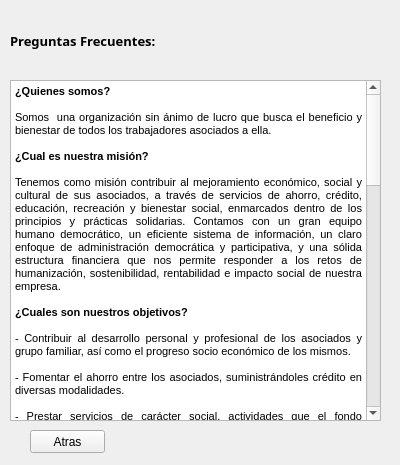
<?xml version="1.0" encoding="UTF-8"?>
<ui version="4.0">
 <class>faq</class>
 <widget class="QWidget" name="faq">
  <property name="geometry">
   <rect>
    <x>0</x>
    <y>0</y>
    <width>400</width>
    <height>465</height>
   </rect>
  </property>
  <property name="windowTitle">
   <string>FondoTrabajadoresUnidos(Asociados)</string>
  </property>
  <widget class="QTextEdit" name="textEdit">
   <property name="geometry">
    <rect>
     <x>10</x>
     <y>80</y>
     <width>371</width>
     <height>341</height>
    </rect>
   </property>
   <property name="readOnly">
    <bool>true</bool>
   </property>
   <property name="html">
    <string>&lt;!DOCTYPE HTML PUBLIC &quot;-//W3C//DTD HTML 4.0//EN&quot; &quot;http://www.w3.org/TR/REC-html40/strict.dtd&quot;&gt;
&lt;html&gt;&lt;head&gt;&lt;meta name=&quot;qrichtext&quot; content=&quot;1&quot; /&gt;&lt;style type=&quot;text/css&quot;&gt;
p, li { white-space: pre-wrap; }
&lt;/style&gt;&lt;/head&gt;&lt;body style=&quot; font-family:'MS Shell Dlg 2'; font-size:8.25pt; font-weight:400; font-style:normal;&quot;&gt;
&lt;p align=&quot;justify&quot; style=&quot; margin-top:0px; margin-bottom:0px; margin-left:0px; margin-right:0px; -qt-block-indent:0; text-indent:0px;&quot;&gt;&lt;span style=&quot; font-weight:600;&quot;&gt;¿Quienes somos?&lt;/span&gt;&lt;/p&gt;
&lt;p align=&quot;justify&quot; style=&quot;-qt-paragraph-type:empty; margin-top:0px; margin-bottom:0px; margin-left:0px; margin-right:0px; -qt-block-indent:0; text-indent:0px;&quot;&gt;&lt;br /&gt;&lt;/p&gt;
&lt;p align=&quot;justify&quot; style=&quot; margin-top:0px; margin-bottom:0px; margin-left:0px; margin-right:0px; -qt-block-indent:0; text-indent:0px;&quot;&gt;Somos  una organización sin ánimo de lucro que busca el beneficio y bienestar de todos los trabajadores asociados a ella.&lt;/p&gt;
&lt;p align=&quot;justify&quot; style=&quot;-qt-paragraph-type:empty; margin-top:0px; margin-bottom:0px; margin-left:0px; margin-right:0px; -qt-block-indent:0; text-indent:0px;&quot;&gt;&lt;br /&gt;&lt;/p&gt;
&lt;p align=&quot;justify&quot; style=&quot; margin-top:0px; margin-bottom:0px; margin-left:0px; margin-right:0px; -qt-block-indent:0; text-indent:0px;&quot;&gt;&lt;span style=&quot; font-weight:600;&quot;&gt;¿Cual es nuestra misión?&lt;/span&gt;&lt;/p&gt;
&lt;p align=&quot;justify&quot; style=&quot;-qt-paragraph-type:empty; margin-top:0px; margin-bottom:0px; margin-left:0px; margin-right:0px; -qt-block-indent:0; text-indent:0px; font-weight:600;&quot;&gt;&lt;br /&gt;&lt;/p&gt;
&lt;p align=&quot;justify&quot; style=&quot; margin-top:0px; margin-bottom:0px; margin-left:0px; margin-right:0px; -qt-block-indent:0; text-indent:0px;&quot;&gt;Tenemos como misión contribuir al mejoramiento económico, social y cultural de sus asociados, a través de servicios de ahorro, crédito, educación, recreación y bienestar social, enmarcados dentro de los principios y prácticas solidarias. Contamos con un gran equipo humano democrático, un eficiente sistema de información, un claro enfoque de administración democrática y participativa, y una sólida estructura financiera que nos permite responder a los retos de humanización, sostenibilidad, rentabilidad e impacto social de nuestra empresa.&lt;/p&gt;
&lt;p align=&quot;justify&quot; style=&quot;-qt-paragraph-type:empty; margin-top:0px; margin-bottom:0px; margin-left:0px; margin-right:0px; -qt-block-indent:0; text-indent:0px;&quot;&gt;&lt;br /&gt;&lt;/p&gt;
&lt;p align=&quot;justify&quot; style=&quot; margin-top:0px; margin-bottom:0px; margin-left:0px; margin-right:0px; -qt-block-indent:0; text-indent:0px;&quot;&gt;&lt;span style=&quot; font-weight:600;&quot;&gt;¿Cuales son nuestros objetivos?&lt;/span&gt;&lt;/p&gt;
&lt;p align=&quot;justify&quot; style=&quot;-qt-paragraph-type:empty; margin-top:0px; margin-bottom:0px; margin-left:0px; margin-right:0px; -qt-block-indent:0; text-indent:0px; font-weight:600;&quot;&gt;&lt;br /&gt;&lt;/p&gt;
&lt;p align=&quot;justify&quot; style=&quot; margin-top:0px; margin-bottom:0px; margin-left:0px; margin-right:0px; -qt-block-indent:0; text-indent:0px;&quot;&gt;- Contribuir al desarrollo personal y profesional de los asociados y grupo familiar, así como el progreso socio económico de los mismos.&lt;/p&gt;
&lt;p align=&quot;justify&quot; style=&quot;-qt-paragraph-type:empty; margin-top:0px; margin-bottom:0px; margin-left:0px; margin-right:0px; -qt-block-indent:0; text-indent:0px;&quot;&gt;&lt;br /&gt;&lt;/p&gt;
&lt;p align=&quot;justify&quot; style=&quot; margin-top:0px; margin-bottom:0px; margin-left:0px; margin-right:0px; -qt-block-indent:0; text-indent:0px;&quot;&gt;- Fomentar el ahorro entre los asociados, suministrándoles crédito en diversas modalidades.&lt;/p&gt;
&lt;p align=&quot;justify&quot; style=&quot;-qt-paragraph-type:empty; margin-top:0px; margin-bottom:0px; margin-left:0px; margin-right:0px; -qt-block-indent:0; text-indent:0px;&quot;&gt;&lt;br /&gt;&lt;/p&gt;
&lt;p align=&quot;justify&quot; style=&quot; margin-top:0px; margin-bottom:0px; margin-left:0px; margin-right:0px; -qt-block-indent:0; text-indent:0px;&quot;&gt;- Prestar servicios de carácter social, actividades que el fondo cumplirá sin ánimo de lucro.&lt;/p&gt;
&lt;p align=&quot;justify&quot; style=&quot;-qt-paragraph-type:empty; margin-top:0px; margin-bottom:0px; margin-left:0px; margin-right:0px; -qt-block-indent:0; text-indent:0px;&quot;&gt;&lt;br /&gt;&lt;/p&gt;
&lt;p align=&quot;justify&quot; style=&quot; margin-top:0px; margin-bottom:0px; margin-left:0px; margin-right:0px; -qt-block-indent:0; text-indent:0px;&quot;&gt;- Desarrollar programas para el bienestar personal y familiar de los asociados, en campos tales como la salud, vivienda, consumo, educación, recreación, seguridad social, desarrollo profesional, deportes y estímulo al ahorro.&lt;/p&gt;
&lt;p align=&quot;justify&quot; style=&quot;-qt-paragraph-type:empty; margin-top:0px; margin-bottom:0px; margin-left:0px; margin-right:0px; -qt-block-indent:0; text-indent:0px;&quot;&gt;&lt;br /&gt;&lt;/p&gt;
&lt;p align=&quot;justify&quot; style=&quot;-qt-paragraph-type:empty; margin-top:0px; margin-bottom:0px; margin-left:0px; margin-right:0px; -qt-block-indent:0; text-indent:0px; font-weight:600;&quot;&gt;&lt;br /&gt;&lt;/p&gt;
&lt;p align=&quot;justify&quot; style=&quot;-qt-paragraph-type:empty; margin-top:0px; margin-bottom:0px; margin-left:0px; margin-right:0px; -qt-block-indent:0; text-indent:0px;&quot;&gt;&lt;br /&gt;&lt;/p&gt;
&lt;p align=&quot;justify&quot; style=&quot; margin-top:0px; margin-bottom:0px; margin-left:0px; margin-right:0px; -qt-block-indent:0; text-indent:0px;&quot;&gt;&lt;span style=&quot; font-weight:600;&quot;&gt;Servicios que presta el fondo:&lt;/span&gt;&lt;/p&gt;
&lt;p align=&quot;justify&quot; style=&quot;-qt-paragraph-type:empty; margin-top:0px; margin-bottom:0px; margin-left:0px; margin-right:0px; -qt-block-indent:0; text-indent:0px;&quot;&gt;&lt;br /&gt;&lt;/p&gt;
&lt;p align=&quot;justify&quot; style=&quot; margin-top:0px; margin-bottom:0px; margin-left:0px; margin-right:0px; -qt-block-indent:0; text-indent:0px;&quot;&gt;&lt;span style=&quot; font-weight:600;&quot;&gt;Auxilios: &lt;/span&gt;&lt;/p&gt;
&lt;p align=&quot;justify&quot; style=&quot;-qt-paragraph-type:empty; margin-top:0px; margin-bottom:0px; margin-left:0px; margin-right:0px; -qt-block-indent:0; text-indent:0px;&quot;&gt;&lt;br /&gt;&lt;/p&gt;
&lt;p align=&quot;justify&quot; style=&quot; margin-top:0px; margin-bottom:0px; margin-left:0px; margin-right:0px; -qt-block-indent:0; text-indent:0px;&quot;&gt;Los auxilios son ayudas financieras que el fondo brinda a sus asociados en los siguientes casos: &lt;/p&gt;
&lt;p align=&quot;justify&quot; style=&quot;-qt-paragraph-type:empty; margin-top:0px; margin-bottom:0px; margin-left:0px; margin-right:0px; -qt-block-indent:0; text-indent:0px;&quot;&gt;&lt;br /&gt;&lt;/p&gt;
&lt;p align=&quot;justify&quot; style=&quot; margin-top:0px; margin-bottom:0px; margin-left:0px; margin-right:0px; -qt-block-indent:0; text-indent:0px;&quot;&gt;&lt;span style=&quot; font-weight:600;&quot;&gt;1. Auxilio por calamidad doméstica:&lt;/span&gt; Se entiende por calamidad doméstica, toda desgracia o desastre que afecte al asociado o a algún integrante de su grupo familiar inscrito en el FondoTrabajadoresUnidos, en cualquier caso fortuito de la habitación del asociado, únicamente, donde haya daño parcial o total del inmueble.&lt;/p&gt;
&lt;p align=&quot;justify&quot; style=&quot;-qt-paragraph-type:empty; margin-top:0px; margin-bottom:0px; margin-left:0px; margin-right:0px; -qt-block-indent:0; text-indent:0px;&quot;&gt;&lt;br /&gt;&lt;/p&gt;
&lt;p align=&quot;justify&quot; style=&quot; margin-top:0px; margin-bottom:0px; margin-left:0px; margin-right:0px; -qt-block-indent:0; text-indent:0px;&quot;&gt;El monto a entregar por auxilio de Calamidad doméstica será: Por daño parcial o total de la vivienda , el 50% del valor de la factura sin exceder dos (2) salarios mínimos mensuales legales vigentes.&lt;/p&gt;
&lt;p align=&quot;justify&quot; style=&quot;-qt-paragraph-type:empty; margin-top:0px; margin-bottom:0px; margin-left:0px; margin-right:0px; -qt-block-indent:0; text-indent:0px;&quot;&gt;&lt;br /&gt;&lt;/p&gt;
&lt;p align=&quot;justify&quot; style=&quot; margin-top:0px; margin-bottom:0px; margin-left:0px; margin-right:0px; -qt-block-indent:0; text-indent:0px;&quot;&gt;&lt;span style=&quot; font-weight:600;&quot;&gt;2. Auxilio Educativo:&lt;/span&gt; Auxilio que se entrega en temporada escolar, al cual tienen derecho los asociados que estudien o cualquier persona de su grupo familiar básico que tenga vinculación académica.&lt;/p&gt;
&lt;p align=&quot;justify&quot; style=&quot;-qt-paragraph-type:empty; margin-top:0px; margin-bottom:0px; margin-left:0px; margin-right:0px; -qt-block-indent:0; text-indent:0px;&quot;&gt;&lt;br /&gt;&lt;/p&gt;
&lt;p align=&quot;justify&quot; style=&quot; margin-top:0px; margin-bottom:0px; margin-left:0px; margin-right:0px; -qt-block-indent:0; text-indent:0px;&quot;&gt;El monto a entregar por auxilio educativo será: Del 20% del salario mínimo legal vigente. El auxilio se consignará en la cuenta de nómina del asociado.&lt;/p&gt;
&lt;p align=&quot;justify&quot; style=&quot;-qt-paragraph-type:empty; margin-top:0px; margin-bottom:0px; margin-left:0px; margin-right:0px; -qt-block-indent:0; text-indent:0px;&quot;&gt;&lt;br /&gt;&lt;/p&gt;
&lt;p align=&quot;justify&quot; style=&quot;-qt-paragraph-type:empty; margin-top:0px; margin-bottom:0px; margin-left:0px; margin-right:0px; -qt-block-indent:0; text-indent:0px;&quot;&gt;&lt;br /&gt;&lt;/p&gt;
&lt;p align=&quot;justify&quot; style=&quot; margin-top:0px; margin-bottom:0px; margin-left:0px; margin-right:0px; -qt-block-indent:0; text-indent:0px;&quot;&gt;&lt;span style=&quot; font-weight:600;&quot;&gt;Ahorro:&lt;/span&gt;&lt;/p&gt;
&lt;p align=&quot;justify&quot; style=&quot;-qt-paragraph-type:empty; margin-top:0px; margin-bottom:0px; margin-left:0px; margin-right:0px; -qt-block-indent:0; text-indent:0px; font-weight:600;&quot;&gt;&lt;br /&gt;&lt;/p&gt;
&lt;p align=&quot;justify&quot; style=&quot; margin-top:0px; margin-bottom:0px; margin-left:0px; margin-right:0px; -qt-block-indent:0; text-indent:0px;&quot;&gt;Todos los asociados pueden  aportar cuotas equivalentes del tres por ciento (3%)  al diez por ciento (10%) de su salario básico mensual, por ley las cuotas no pueden sobrepasarse de esos porcentajes.&lt;/p&gt;
&lt;p align=&quot;justify&quot; style=&quot;-qt-paragraph-type:empty; margin-top:0px; margin-bottom:0px; margin-left:0px; margin-right:0px; -qt-block-indent:0; text-indent:0px;&quot;&gt;&lt;br /&gt;&lt;/p&gt;
&lt;p align=&quot;justify&quot; style=&quot;-qt-paragraph-type:empty; margin-top:0px; margin-bottom:0px; margin-left:0px; margin-right:0px; -qt-block-indent:0; text-indent:0px;&quot;&gt;&lt;br /&gt;&lt;/p&gt;
&lt;p align=&quot;justify&quot; style=&quot; margin-top:0px; margin-bottom:0px; margin-left:0px; margin-right:0px; -qt-block-indent:0; text-indent:0px;&quot;&gt;&lt;span style=&quot; font-weight:600;&quot;&gt;Créditos:&lt;/span&gt;&lt;/p&gt;
&lt;p align=&quot;justify&quot; style=&quot;-qt-paragraph-type:empty; margin-top:0px; margin-bottom:0px; margin-left:0px; margin-right:0px; -qt-block-indent:0; text-indent:0px;&quot;&gt;&lt;br /&gt;&lt;/p&gt;
&lt;p align=&quot;justify&quot; style=&quot; margin-top:0px; margin-bottom:0px; margin-left:0px; margin-right:0px; -qt-block-indent:0; text-indent:0px;&quot;&gt;Se entenderá por crédito ordinario el otorgado para libre inversión, compra de vehículo y casa, reparaciones locativas o para financiar programas académicos superiores. Es aprobado por el Comité de Crédito sólo para los casos mencionados.&lt;/p&gt;
&lt;p align=&quot;justify&quot; style=&quot;-qt-paragraph-type:empty; margin-top:0px; margin-bottom:0px; margin-left:0px; margin-right:0px; -qt-block-indent:0; text-indent:0px;&quot;&gt;&lt;br /&gt;&lt;/p&gt;
&lt;p align=&quot;justify&quot; style=&quot; margin-top:0px; margin-bottom:0px; margin-left:0px; margin-right:0px; -qt-block-indent:0; text-indent:0px;&quot;&gt;Tiempo máximo: 48 meses&lt;/p&gt;
&lt;p align=&quot;justify&quot; style=&quot; margin-top:0px; margin-bottom:0px; margin-left:0px; margin-right:0px; -qt-block-indent:0; text-indent:0px;&quot;&gt;Tasa de interés: 0.9 % mensual&lt;/p&gt;
&lt;p align=&quot;justify&quot; style=&quot; margin-top:0px; margin-bottom:0px; margin-left:0px; margin-right:0px; -qt-block-indent:0; text-indent:0px;&quot;&gt;Antigüedad en Fonjaveriana  debe ser igual o mayor a un año &lt;/p&gt;
&lt;p align=&quot;justify&quot; style=&quot; margin-top:0px; margin-bottom:0px; margin-left:0px; margin-right:0px; -qt-block-indent:0; text-indent:0px;&quot;&gt;El monto máximo a prestar por asociado es de 42 SMMLV &lt;/p&gt;
&lt;p align=&quot;justify&quot; style=&quot; margin-top:0px; margin-bottom:0px; margin-left:0px; margin-right:0px; -qt-block-indent:0; text-indent:0px;&quot;&gt;Salario mínimo para 2017 es $737.717&lt;/p&gt;
&lt;p align=&quot;justify&quot; style=&quot; margin-top:0px; margin-bottom:0px; margin-left:0px; margin-right:0px; -qt-block-indent:0; text-indent:0px;&quot;&gt;Además del pago del crédito, el asociado debe pagar los siguientes montos: &lt;/p&gt;
&lt;p align=&quot;justify&quot; style=&quot; margin-top:0px; margin-bottom:0px; margin-left:0px; margin-right:0px; -qt-block-indent:0; text-indent:0px;&quot;&gt;- Pago de Administración $20.000 &lt;/p&gt;
&lt;p align=&quot;justify&quot; style=&quot; margin-top:0px; margin-bottom:0px; margin-left:0px; margin-right:0px; -qt-block-indent:0; text-indent:0px;&quot;&gt;- Seguro de vida (5% del valor del credito) &lt;/p&gt;
&lt;p align=&quot;justify&quot; style=&quot; margin-top:0px; margin-bottom:0px; margin-left:0px; margin-right:0px; -qt-block-indent:0; text-indent:0px;&quot;&gt;- Uso de la plataforma $15.000 &lt;/p&gt;
&lt;p align=&quot;justify&quot; style=&quot; margin-top:0px; margin-bottom:0px; margin-left:0px; margin-right:0px; -qt-block-indent:0; text-indent:0px;&quot;&gt;- Iva del 16% (sobre la administración + seguro de vida + uso plataforma)&lt;/p&gt;
&lt;p align=&quot;justify&quot; style=&quot;-qt-paragraph-type:empty; margin-top:0px; margin-bottom:0px; margin-left:0px; margin-right:0px; -qt-block-indent:0; text-indent:0px;&quot;&gt;&lt;br /&gt;&lt;/p&gt;&lt;/body&gt;&lt;/html&gt;</string>
   </property>
  </widget>
  <widget class="QPushButton" name="pushButton">
   <property name="geometry">
    <rect>
     <x>30</x>
     <y>430</y>
     <width>75</width>
     <height>23</height>
    </rect>
   </property>
   <property name="text">
    <string>Atras</string>
   </property>
  </widget>
  <widget class="QLabel" name="label_4">
   <property name="geometry">
    <rect>
     <x>10</x>
     <y>20</y>
     <width>371</width>
     <height>41</height>
    </rect>
   </property>
   <property name="font">
    <font>
     <family>Arial Black</family>
     <pointsize>10</pointsize>
     <weight>75</weight>
     <bold>true</bold>
    </font>
   </property>
   <property name="text">
    <string>Preguntas Frecuentes:</string>
   </property>
  </widget>
 </widget>
 <resources/>
 <connections/>
</ui>
